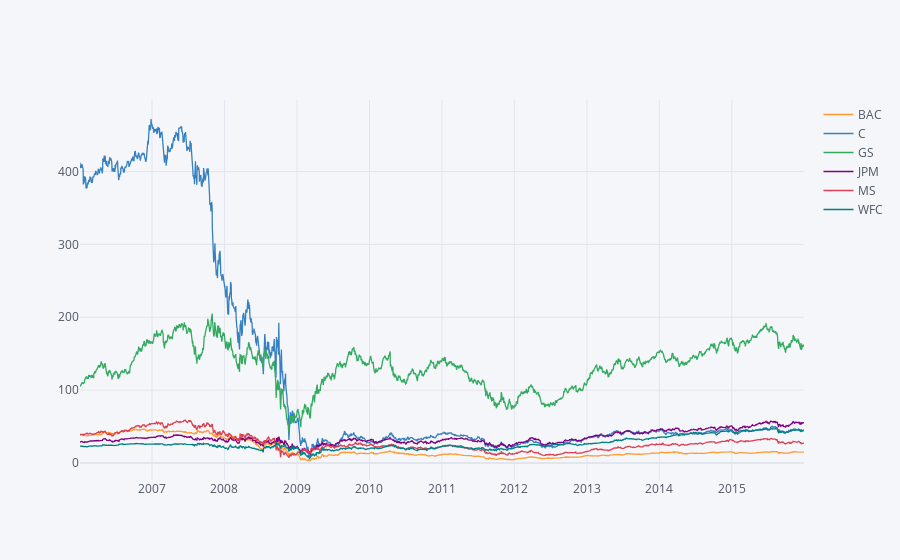

The notebook cell this image was saved under:
### Markdown cell above
**Creating an intercative line plot to closely look at various sections as and when required using iplot().**

### Code cell
bank_stocks.xs(key='Close',axis=1,level='Stock Info').iplot()

### Figure 1 — Plotly figure (JSON) as saved in the notebook; plotly's stock layout.template omitted (floating-point values rounded to 4 significant figures; data arrays with more than 128 entries replaced by an {"elided": "..."} marker saying what was removed)
{"data": [{"line": {"color": "rgba(255, 153, 51, 1.0)", "dash": "solid", "shape": "linear", "width": 1.3}, "mode": "lines", "name": "BAC", "text": "", "type": "scatter", "x": {"elided": "2517 str values"}, "y": {"elided": "2517 float values"}}, {"line": {"color": "rgba(55, 128, 191, 1.0)", "dash": "solid", "shape": "linear", "width": 1.3}, "mode": "lines", "name": "C", "text": "", "type": "scatter", "x": {"elided": "2517 str values"}, "y": {"elided": "2517 float values"}}, {"line": {"color": "rgba(50, 171, 96, 1.0)", "dash": "solid", "shape": "linear", "width": 1.3}, "mode": "lines", "name": "GS", "text": "", "type": "scatter", "x": {"elided": "2517 str values"}, "y": {"elided": "2517 float values"}}, {"line": {"color": "rgba(128, 0, 128, 1.0)", "dash": "solid", "shape": "linear", "width": 1.3}, "mode": "lines", "name": "JPM", "text": "", "type": "scatter", "x": {"elided": "2517 str values"}, "y": {"elided": "2517 float values"}}, {"line": {"color": "rgba(219, 64, 82, 1.0)", "dash": "solid", "shape": "linear", "width": 1.3}, "mode": "lines", "name": "MS", "text": "", "type": "scatter", "x": {"elided": "2517 str values"}, "y": {"elided": "2517 mixed values"}}, {"line": {"color": "rgba(0, 128, 128, 1.0)", "dash": "solid", "shape": "linear", "width": 1.3}, "mode": "lines", "name": "WFC", "text": "", "type": "scatter", "x": {"elided": "2517 str values"}, "y": {"elided": "2517 float values"}}], "layout": {"legend": {"bgcolor": "#F5F6F9", "font": {"color": "#4D5663"}}, "paper_bgcolor": "#F5F6F9", "plot_bgcolor": "#F5F6F9", "title": {"font": {"color": "#4D5663"}}, "xaxis": {"gridcolor": "#E1E5ED", "showgrid": true, "tickfont": {"color": "#4D5663"}, "title": {"font": {"color": "#4D5663"}, "text": ""}, "zerolinecolor": "#E1E5ED"}, "yaxis": {"gridcolor": "#E1E5ED", "showgrid": true, "tickfont": {"color": "#4D5663"}, "title": {"font": {"color": "#4D5663"}, "text": ""}, "zerolinecolor": "#E1E5ED"}}}
